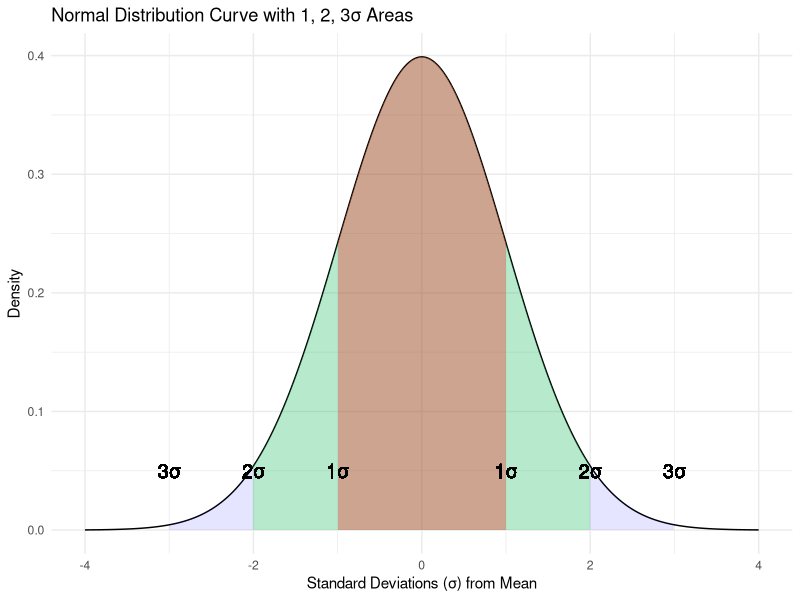

R code for this plot:
# Load necessary library
library(ggplot2)

# Define mean and standard deviation
mean <- 0
sd <- 1

# Generate data for the normal curve
curve_data <- data.frame(x = seq(-4, 4, by = 0.01))
curve_data$y <- dnorm(curve_data$x, mean = mean, sd = sd)

# Plot the curve
ggplot(curve_data, aes(x = x, y = y)) +
  geom_line() +
  stat_function(fun = dnorm, args = list(mean = mean, sd = sd), geom = "area", fill = "blue", alpha = 0.1, xlim = c(-3, 3)) +
  stat_function(fun = dnorm, args = list(mean = mean, sd = sd), geom = "area", fill = "green", alpha = 0.2, xlim = c(-2, 2)) +
  stat_function(fun = dnorm, args = list(mean = mean, sd = sd), geom = "area", fill = "red", alpha = 0.3, xlim = c(-1, 1)) +
  geom_text(aes(x = -1, y = 0.05), label = "1\u03C3", size = 5) +
  geom_text(aes(x = -2, y = 0.05), label = "2\u03C3", size = 5) +
  geom_text(aes(x = -3, y = 0.05), label = "3\u03C3", size = 5) +
  geom_text(aes(x = 1, y = 0.05), label = "1\u03C3", size = 5) +
  geom_text(aes(x = 2, y = 0.05), label = "2\u03C3", size = 5) +
  geom_text(aes(x = 3, y = 0.05), label = "3\u03C3", size = 5) +
  labs(title = "Normal Distribution Curve with 1, 2, 3\u03C3 Areas",
       x = "Standard Deviations (\u03C3) from Mean", y = "Density") +
  theme_minimal()
